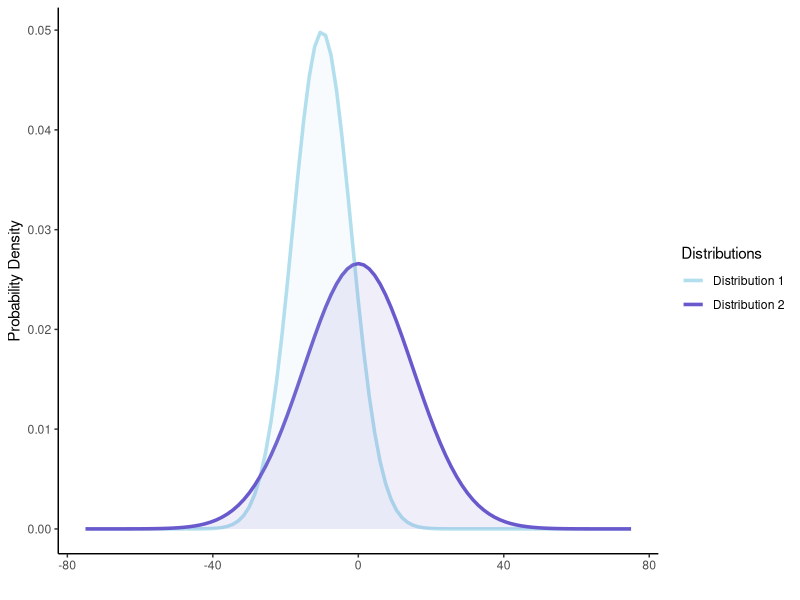

This figure's R source:
if(!require(readr)){install.packages('readr')}
if(!require(ggplot2)){install.packages('ggplot2')}

library(ggplot2)
library(readr)

# code should work as long as standard deviation is positive; mean can be positive or negative

mean1 <- -10
sd1 <- 8

mean2 <- 0
sd2 <- 15

# defining upper and lower boundaries

upper_x_possible_1 <- mean1+5*sd1
upper_x_possible_2 <- mean2+5*sd2

if(upper_x_possible_1 > upper_x_possible_2){
  upper_x <- upper_x_possible_1
} else {
  upper_x <- upper_x_possible_2
}

lower_x_possible_1 <- mean1-5*sd1
lower_x_possible_2 <- mean2-5*sd2 

if(lower_x_possible_1 < lower_x_possible_2) {
  lower_x <- lower_x_possible_1
} else {
  lower_x <- lower_x_possible_2
}

# creating the distributions

dis_1 <- ggplot(data.frame(x=c(lower_x,upper_x)),aes(x=x))
dis_2 <- dis_1 + stat_function(fun=dnorm, size=1.2, args=list(mean=mean1, sd=sd1), aes(col="Distribution 1"))
dis_3 <- dis_2 + stat_function(fun=dnorm, size=1.2, args=list(mean=mean2, sd=sd2), aes(col="Distribution 2"))
dis_4 <- dis_3 + theme_classic()
dis_5 <- dis_4 + scale_colour_manual("Distributions", values= c("lightblue2","slateblue3"))

# shading the regions and fixing labels 

ShadeRegion1 <- function(x) {
  y <- dnorm(x, mean=mean1, sd=sd1)
  return(y)
}

ShadeRegion2 <- function(x) {
  y <- dnorm(x, mean=mean2, sd=sd2)
  return(y)
}

dis_6 <- dis_5 + stat_function(fun=ShadeRegion1, geom= "area", fill="lightblue2", alpha=0.1)
dis_7 <- dis_6 + stat_function(fun=ShadeRegion2, geom= "area", fill="slateblue3", alpha=0.1)
dis_8 <- dis_7 + xlab("") + ylab("Probability Density")
dis_8